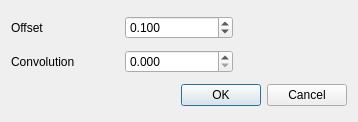
<?xml version="1.0" encoding="UTF-8"?>
<ui version="4.0">
 <class>VCMNormalEstimationDialog</class>
 <widget class="QDialog" name="VCMNormalEstimationDialog">
  <property name="geometry">
   <rect>
    <x>0</x>
    <y>0</y>
    <width>358</width>
    <height>122</height>
   </rect>
  </property>
  <property name="windowTitle">
   <string>Normal estimation</string>
  </property>
  <layout class="QGridLayout">
   <item row="0" column="0">
    <widget class="QLabel" name="label">
     <property name="text">
      <string>Offset</string>
     </property>
    </widget>
   </item>
   <item row="2" column="1" colspan="2">
    <widget class="QDialogButtonBox" name="buttonBox">
     <property name="orientation">
      <enum>Qt::Horizontal</enum>
     </property>
     <property name="standardButtons">
      <set>QDialogButtonBox::Cancel|QDialogButtonBox::Ok</set>
     </property>
    </widget>
   </item>
   <item row="0" column="1">
    <widget class="QDoubleSpinBox" name="m_inputOffsetRadius">
     <property name="decimals">
      <number>3</number>
     </property>
     <property name="singleStep">
      <double>0.100000000000000</double>
     </property>
     <property name="value">
      <double>0.100000000000000</double>
     </property>
    </widget>
   </item>
   <item row="1" column="1">
    <widget class="QDoubleSpinBox" name="m_inputConvolveRadius">
     <property name="decimals">
      <number>3</number>
     </property>
     <property name="singleStep">
      <double>0.010000000000000</double>
     </property>
    </widget>
   </item>
   <item row="1" column="0">
    <widget class="QLabel" name="label_2">
     <property name="text">
      <string>Convolution</string>
     </property>
    </widget>
   </item>
  </layout>
 </widget>
 <resources/>
 <connections>
  <connection>
   <sender>buttonBox</sender>
   <signal>accepted()</signal>
   <receiver>VCMNormalEstimationDialog</receiver>
   <slot>accept()</slot>
   <hints>
    <hint type="sourcelabel">
     <x>248</x>
     <y>254</y>
    </hint>
    <hint type="destinationlabel">
     <x>157</x>
     <y>274</y>
    </hint>
   </hints>
  </connection>
  <connection>
   <sender>buttonBox</sender>
   <signal>rejected()</signal>
   <receiver>VCMNormalEstimationDialog</receiver>
   <slot>reject()</slot>
   <hints>
    <hint type="sourcelabel">
     <x>316</x>
     <y>260</y>
    </hint>
    <hint type="destinationlabel">
     <x>286</x>
     <y>274</y>
    </hint>
   </hints>
  </connection>
 </connections>
</ui>
